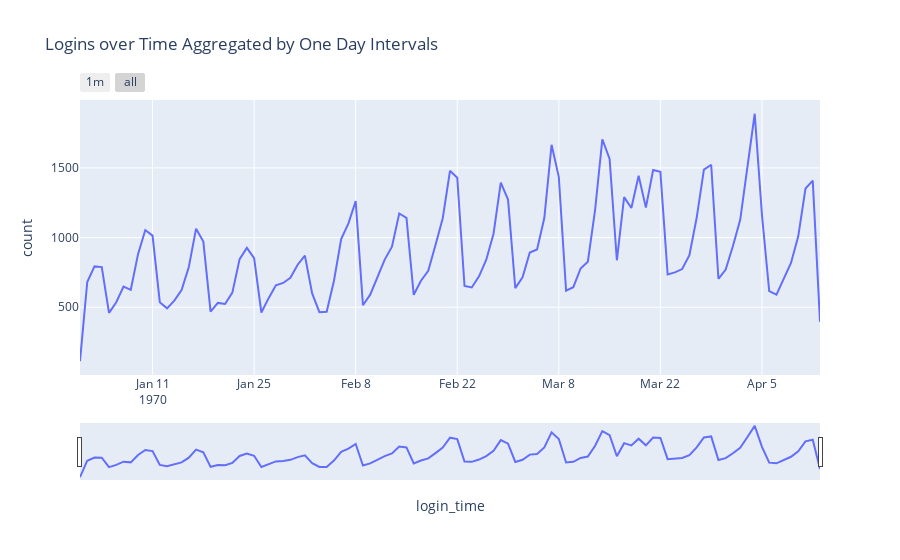

Notebook code for this chart:
### Code cell
# Using plotly.express to plot sums of logins over time
import plotly.express as px
import plotly.graph_objects as go

fig = px.line(resampled_day, x='login_time', y='count', title='Logins over Time Aggregated by One Day Intervals')
fig.update_xaxes(
    rangeslider_visible=True,
    rangeselector=dict(
        buttons=list([
            dict(count=1, label="1m", step="month", stepmode="backward"),
            dict(step="all")
        ])
    )
)
fig.show()
